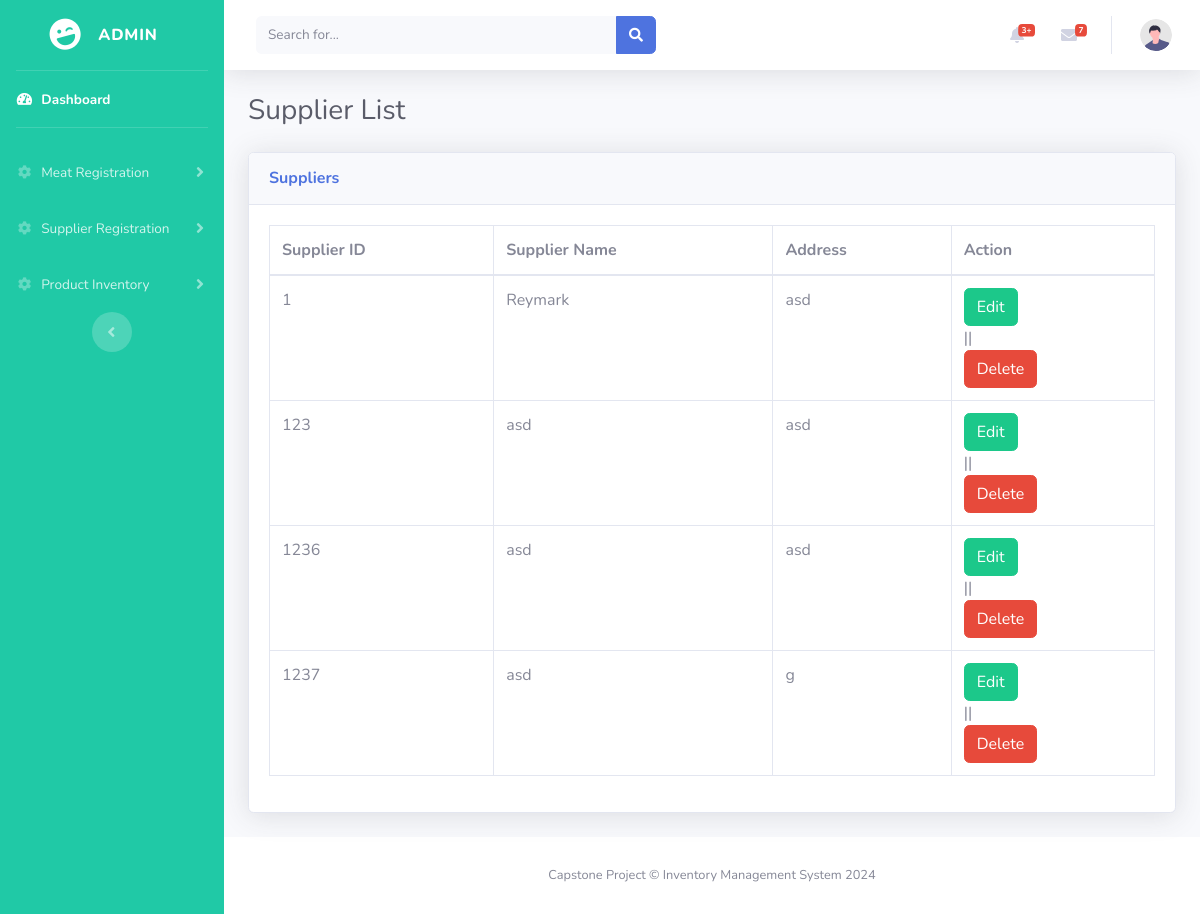
The page /view_supplier.php on the database its author committed.
### tables this page shows
CREATE TABLE `supplier`  (
  `supplier_id` int NOT NULL AUTO_INCREMENT,
  `name` varchar(255) NOT NULL,
  `location` varchar(255) NOT NULL,
  PRIMARY KEY (`supplier_id`) USING BTREE
);

### view_supplier.php (the view, shortened to what this page needs)
<?php
    include("include/header.php");
?>
<body id="page-top">
    <div id="wrapper">
        <?php include ('ims_sidebar.php'); ?>
        <div id="content-wrapper" class="d-flex flex-column">
            <div id="content">
                <?php
                                include("include/topbar.php");
                ?>
                <div class="container-fluid">
                    <div class="d-sm-flex align-items-center justify-content-between mb-4">
                        <h1 class="h3 mb-0 text-gray-800">Supplier List</h1>
                    </div>
                    <div class="card shadow mb-4">
                        <div class="card-header py-3">
                            <h6 class="m-0 font-weight-bold text-primary">Suppliers</h6>
                        </div>
                        <div class="card-body">
                            <div class="table-responsive">
                                <table class="table table-bordered" id="dataTable" width="100%" cellspacing="0">
                                    <thead>
                                        <tr>
                                            <th>Supplier ID</th>
                                            <th>Supplier Name</th>
                                            <th>Address</th>
                                            <th>Action</th>
                                        </tr>
                                        <?php
                                            include("connection.php");
                                            $sql_select = "SELECT * FROM supplier";
                                            $result = $connection->query($sql_select);
                                        ?>
                                    </thead>
                                    <tbody>
                                        <?php
                                            if ($result->num_rows > 0) {
                                                while($row = $result->fetch_assoc()) {
                                                    echo "<tr>";
                                                    echo "<td>" . $row["supplier_id"]. "</td>";
                                                    echo "<td>" . $row["name"]. "</td>";
                                                    echo "<td>" . $row["location"]. "</td>";
                                                    echo "<td>";
                                                    echo "<form action='edit_process.php' method='post'>";
                                                    echo "<button type='submit' class='btn btn-edit btn-success'>Edit</button>";
                                                    echo "</form>";
                                                    echo " || ";
                                                    echo "<form action='delete_process.php' method='post'>";
                                                    echo "<button type='submit' name='delete' class='btn btn-delete btn-danger'>Delete</button>";
                                                    echo "</form>";
                                                    echo "</td>";
                                                    echo "</tr>";
                                                }
                                            } else {
                                                echo "<tr><td colspan='4'>No suppliers found</td></tr>";
                                            }
                                        ?>
                                    </tbody>
                                </table>
                            </div>
                        </div>
                    </div>
                </div>
            </div>
            <?php
    include("include/footer.php");
?>

### rows shown on the page
supplier: supplier_id "1", name "Reymark", location "asd"
supplier: supplier_id "123", name "asd", location "asd"
supplier: supplier_id "1236", name "asd", location "asd"
supplier: supplier_id "1237", name "asd", location "g"
